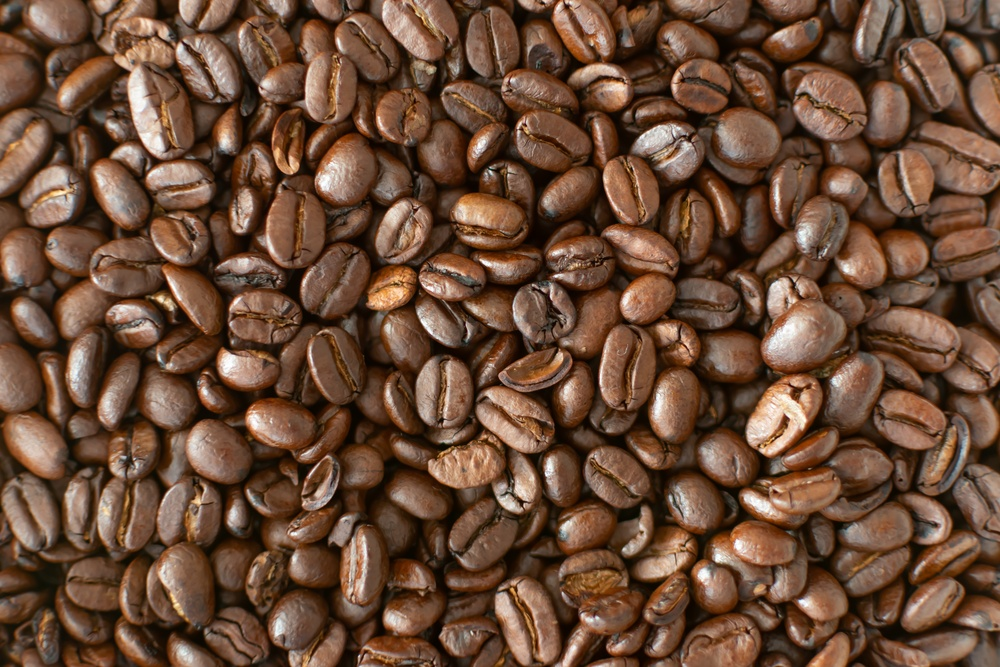
%> input picture matt-steele-1392296-unsplash.jpg, 1000 x 667 px, shrunk from 6000 x 4000 before the run
$ octave Lab2.m   (GNU Octave 9; MATLAB toolbox functions it lacks are replaced by stand-ins)
%> lines starting %> are read from the running program, lines starting %| are printed output that depends on the picture
clc;
clear all
close all
addpath('images/');
img = imread('C:\Users\user\Desktop\matt-steele-1392296-unsplash.jpg');
%> img is the input picture: size 667x1000x3 uint8; mean R, G, B 106.8, 75.5, 55.7
figure,imshow(img)
img1 = imread('C:\Users\user\Desktop\img1.jpg');
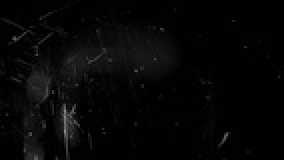
%> input picture img1.jpg, 142 x 80 px, shrunk from 852 x 480 before the run (shown 2 times larger)
%> img1 is the input picture: size 80x142x3 uint8; min 0, max 142, mean 6.1
figure,imshow (img1)
img2 = imread('C:\Users\user\Desktop\img2.jpg');
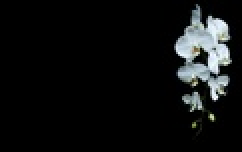
%> input picture img2.jpg, 121 x 76 px, shrunk from 728 x 455 before the run (shown 2 times larger)
%> img2 is the input picture: size 76x121x3 uint8; mean R, G, B 15.6, 17, 17.2
figure,imshow(img2)
img3 = imread('C:\Users\user\Desktop\img3.jpg');
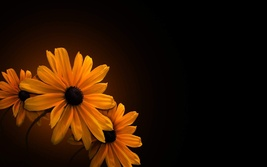
%> input picture img3.jpg, 267 x 167 px, shrunk from 1600 x 1000 before the run
%> img3 is the input picture: size 167x267x3 uint8; mean R, G, B 43.6, 19.9, 2.2
figure,imshow(img3)
subplot(2,2,1),imshow(img),title('image1');
subplot(2,2,2),imshow(img1),title('image2');
subplot(2,2,3),imshow(img2),title('image3');
subplot(2,2,4),imshow(img3),title('image4');
